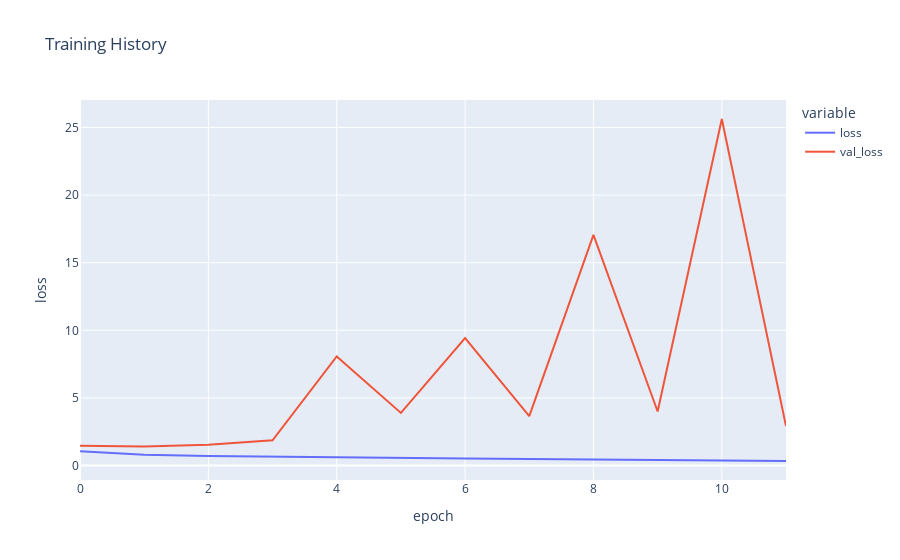

Write notebook code for a chart like this one.
### Code cell
fig = px.line(
    history_ethnicity.history, y=['loss', 'val_loss'],
    labels={'index': 'epoch', 'value': 'loss'}, 
    title='Training History')
fig.show()

### Figure 1 — Plotly figure (JSON) as saved in the notebook; plotly's stock layout.template omitted (floating-point values rounded to 4 significant figures)
{"data": [{"hovertemplate": "variable=loss<br>epoch=%{x}<br>loss=%{y}<extra></extra>", "legendgroup": "loss", "line": {"color": "#636efa", "dash": "solid"}, "marker": {"symbol": "circle"}, "mode": "lines", "name": "loss", "orientation": "v", "showlegend": true, "type": "scatter", "x": [0, 1, 2, 3, 4, 5, 6, 7, 8, 9, 10, 11], "xaxis": "x", "y": [1.063, 0.8029, 0.7124, 0.653, 0.6013, 0.5525, 0.5193, 0.4799, 0.4509, 0.41, 0.3767, 0.3358], "yaxis": "y"}, {"hovertemplate": "variable=val_loss<br>epoch=%{x}<br>loss=%{y}<extra></extra>", "legendgroup": "val_loss", "line": {"color": "#EF553B", "dash": "solid"}, "marker": {"symbol": "circle"}, "mode": "lines", "name": "val_loss", "orientation": "v", "showlegend": true, "type": "scatter", "x": [0, 1, 2, 3, 4, 5, 6, 7, 8, 9, 10, 11], "xaxis": "x", "y": [1.471, 1.415, 1.529, 1.865, 8.07, 3.893, 9.431, 3.649, 17.06, 3.995, 25.63, 2.92], "yaxis": "y"}], "layout": {"legend": {"title": {"text": "variable"}, "tracegroupgap": 0}, "title": {"text": "Training History"}, "xaxis": {"anchor": "y", "domain": [0, 1], "title": {"text": "epoch"}}, "yaxis": {"anchor": "x", "domain": [0, 1], "title": {"text": "loss"}}}}
